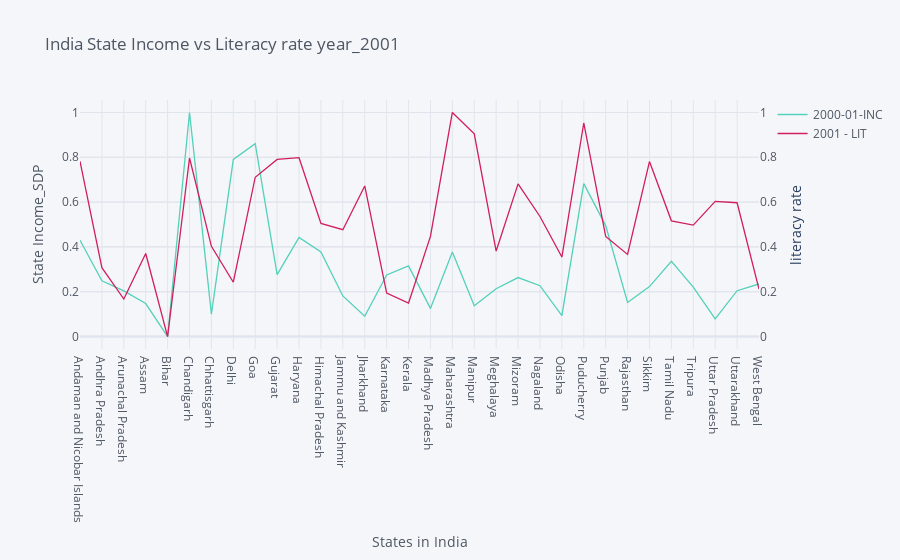

The notebook cell saved with this chart:
### Code cell
# plotting Indian State's Income vs Literacy rate in year 2001

# data for plot
data_lit_inc_2001 = data[['States_Union Territories','2000-01-INC','2001 - LIT']]

# normalization of data because of different scale 
min_INC = data_lit_inc_2001['2000-01-INC'].min()
max_INC = data_lit_inc_2001['2000-01-INC'].max()

min_LIT = data_lit_inc_2001['2001 - LIT'].min()
max_LIT = data_lit_inc_2001['2001 - LIT'].max()

data_lit_inc_2001['2000-01-INC'] = data_lit_inc_2001['2000-01-INC'].apply(lambda x : (x- min_INC)/(max_INC - min_INC))
data_lit_inc_2001['2001 - LIT'] = data_lit_inc_2001['2001 - LIT'].apply(lambda x : (x- min_LIT)/(max_LIT - min_LIT))

# line plot in plotly
data_lit_inc_2001.iplot(kind='line',x='States_Union Territories',secondary_y='2001 - LIT',
                      colors=['#53D1BA','#D11E5D'],title='India State Income vs Literacy rate year_2001',
                      xTitle='States in India',yTitle='State Income_SDP',
                      secondary_y_title='literacy rate',theme='pearl')

### Figure 1 — Plotly figure (JSON) as saved in the notebook; plotly's stock layout.template omitted (floating-point values rounded to 4 significant figures)
{"data": [{"line": {"color": "rgba(83, 209, 186, 1.0)", "dash": "solid", "shape": "linear", "width": 1.3}, "mode": "lines", "name": "2000-01-INC", "text": "", "type": "scatter", "x": ["Andaman and Nicobar Islands", "Andhra Pradesh", "Arunachal Pradesh", "Assam", "Bihar", "Chandigarh", "Chhattisgarh", "Delhi", "Goa", "Gujarat", "Haryana", "Himachal Pradesh", "Jammu and Kashmir", "Jharkhand", "Karnataka", "Kerala", "Madhya Pradesh", "Maharashtra", "Manipur", "Meghalaya", "Mizoram", "Nagaland", "Odisha", "Puducherry", "Punjab", "Rajasthan", "Sikkim", "Tamil Nadu", "Tripura", "Uttar Pradesh", "Uttarakhand", "West Bengal"], "y": [0.4297, 0.2486, 0.204, 0.1473, 0, 1, 0.09985, 0.7903, 0.8608, 0.2762, 0.4421, 0.3778, 0.1811, 0.09064, 0.2751, 0.3155, 0.1256, 0.3774, 0.1373, 0.2132, 0.2632, 0.2269, 0.09314, 0.6822, 0.4951, 0.1523, 0.2229, 0.3358, 0.2207, 0.07872, 0.2046, 0.2345]}, {"line": {"color": "rgba(209, 30, 93, 1.0)", "dash": "solid", "shape": "linear", "width": 1.3}, "mode": "lines", "name": "2001 - LIT", "text": "", "type": "scatter", "x": ["Andaman and Nicobar Islands", "Andhra Pradesh", "Arunachal Pradesh", "Assam", "Bihar", "Chandigarh", "Chhattisgarh", "Delhi", "Goa", "Gujarat", "Haryana", "Himachal Pradesh", "Jammu and Kashmir", "Jharkhand", "Karnataka", "Kerala", "Madhya Pradesh", "Maharashtra", "Manipur", "Meghalaya", "Mizoram", "Nagaland", "Odisha", "Puducherry", "Punjab", "Rajasthan", "Sikkim", "Tamil Nadu", "Tripura", "Uttar Pradesh", "Uttarakhand", "West Bengal"], "xaxis": "x", "y": [0.782, 0.3071, 0.1674, 0.3705, 0, 0.7966, 0.4026, 0.2424, 0.7109, 0.7905, 0.7982, 0.5048, 0.4767, 0.6721, 0.1943, 0.1496, 0.4469, 1, 0.9042, 0.3817, 0.6813, 0.5358, 0.3548, 0.953, 0.4466, 0.3666, 0.7807, 0.5164, 0.4973, 0.6031, 0.5971, 0.2114], "yaxis": "y2"}], "layout": {"legend": {"bgcolor": "#F5F6F9", "font": {"color": "#4D5663"}}, "paper_bgcolor": "#F5F6F9", "plot_bgcolor": "#F5F6F9", "title": {"font": {"color": "#4D5663"}, "text": "India State Income vs Literacy rate year_2001"}, "xaxis": {"gridcolor": "#E1E5ED", "showgrid": true, "tickfont": {"color": "#4D5663"}, "title": {"font": {"color": "#4D5663"}, "text": "States in India"}, "zerolinecolor": "#E1E5ED"}, "yaxis": {"gridcolor": "#E1E5ED", "showgrid": true, "tickfont": {"color": "#4D5663"}, "title": {"font": {"color": "#4D5663"}, "text": "State Income_SDP"}, "zerolinecolor": "#E1E5ED"}, "yaxis2": {"anchor": "x", "gridcolor": "#E1E5ED", "overlaying": "y", "showgrid": true, "side": "right", "tickfont": {"color": "#4D5663"}, "title": {"text": "literacy rate"}, "zerolinecolor": "#E1E5ED"}}}
